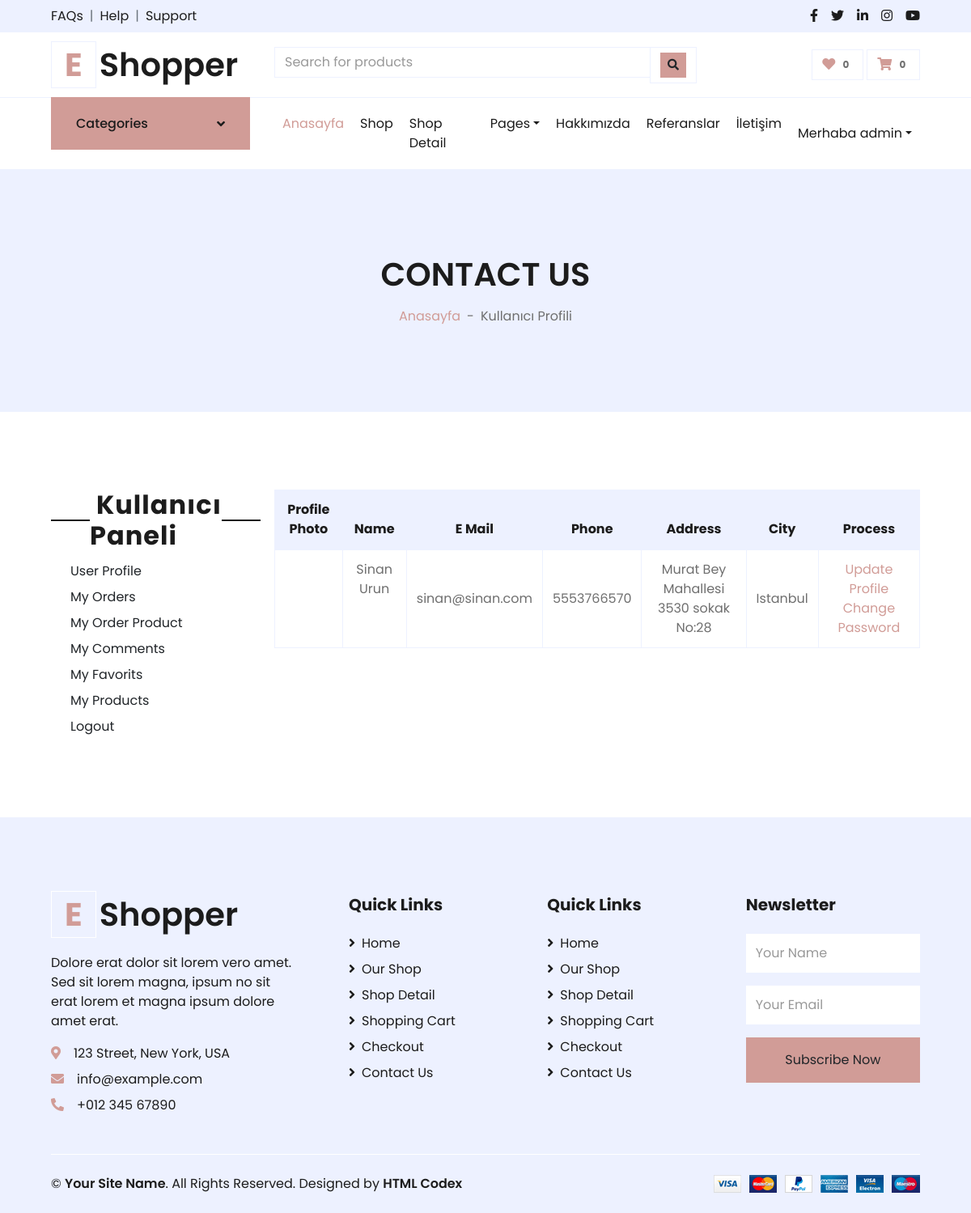
Screenshot of /user/ (signed in) with the database file from the repository.
### home/models.py (models this page shows, shortened)
class UserProfile(models.Model):
    user = models.OneToOneField(User, on_delete=models.CASCADE)
    phone = models.CharField(blank=True, max_length=20)
    address = models.CharField(blank=True, max_length=150)
    city = models.CharField(blank=True, max_length=20)
    country = models.CharField(blank=True, max_length=50)
    image = models.ImageField(blank=True, upload_to='images/users/')
    def __str__(self):
        return self.user.username
    def image_tag(self):
        return mark_safe('<img src="{}" height="50"/>'.format(self.image.url))
    image_tag.short_description = 'Image'

### user/views.py (the view)
# urls.py: path("", views.index, name="index"),
def index(request):
    category = Category.objects.all()
    setting = Setting.objects.get(pk=1)
    current_user = request.user
    print(current_user)
    profile = UserProfile.objects.get(user_id = current_user.pk)
    print(profile)
    context = {'setting': setting,
               'category': category,
               'profile': profile}
    return render(request, 'user_profile.html', context)

### user/templates/user_profile.html (shortened to what this page needs)
{% extends 'homebase.html' %}
{% block sidebar %} {% include 'sidebar.html' %}  {% endblock %}
{% block body %}
    <div class="container-fluid bg-secondary mb-5">
        <div class="d-flex flex-column align-items-center justify-content-center" style="min-height: 300px">
            <h1 class="font-weight-semi-bold text-uppercase mb-3">Contact Us</h1>
            <div class="d-inline-flex">
                <p class="m-0"><a href="/">Anasayfa</a></p>
                <p class="m-0 px-2">-</p>
                <p class="m-0">Kullanıcı Profili</p>
            </div>
        </div>
    </div>
    <div class="container-fluid pt-5">
        <div class="row px-xl-5">
            {% include 'user_panel.html' %}
                       <div class="col-lg-9 table-responsive mb-5">
                <table class="table table-bordered text-center mb-0">
                    <thead class="bg-secondary text-dark">
                        <tr>
                            <th>Profile Photo  </th>
                            <th>Name</th>
                            <th>E Mail</th>
                            <th>Phone</th>
                            <th>Address</th>
                              <th>City</th>
                              <th>Process</th>
                        </tr>
                    </thead>
                    <tbody class="align-middle">
                        <tr>
                            <td class="align-middle"><img src="{{  profile.image.url }}" alt="" style="width: 50px;"></td>
                            <td>    {{ profile.user.get_full_name }}</td>
                            <td class="align-middle">{{ profile.user.email}}</td>
                            <td class="align-middle">
                                {{ profile.phone}}
                            </td>
                            <td class="align-middle"> {{ profile.address}}</td>
                            <td class="align-middle"> {{ profile.city}}</td>
                            <td class="align-middle">
                                <a href="/user/update" class="primary-btn">Update Profile</a>
                                <a href="/user/password" class="primary-btn">Change Password</a>
                            </td>
                        </tr>
                    </tbody>
                </table>
            </div>
        </div>
    </div>
 {% endblock %}

### home/templates/sidebar.html (shortened to what this page needs)
{%  load static %}
{% if page == 'home' %}
    <div class="container-fluid mb-5">
{% else %}
  <div class="container-fluid">
      {% endif %}
        <div class="row border-top px-xl-5">
            <div class="col-lg-3 d-none d-lg-block">
                <a class="btn shadow-none d-flex align-items-center justify-content-between bg-primary text-white w-100" data-toggle="collapse" href="#navbar-vertical" style="height: 65px; margin-top: -1px; padding: 0 30px;">
                    <h6 class="m-0">Categories</h6>
                    <i class="fa fa-angle-down text-dark"></i>
                </a>
                        {% load mptt_tags %}
            </div>
            <div class="col-lg-9">
                <nav class="navbar navbar-expand-lg bg-light navbar-light py-3 py-lg-0 px-0">
                    <div class="collapse navbar-collapse justify-content-between" id="navbarCollapse">
                        <div class="navbar-nav mr-auto py-0">
                            <a href="/" class="nav-item nav-link active">Anasayfa</a>
                            <a href="shop.html" class="nav-item nav-link">Shop</a>
                            <a href="detail.html" class="nav-item nav-link">Shop Detail</a>
                            <div class="nav-item dropdown">
                                <a href="#" class="nav-link dropdown-toggle" data-toggle="dropdown">Pages</a>
                            </div>
                            <a href="/hakkimizda" class="nav-item nav-link">Hakkımızda</a>
                            <a href="/referanslar" class="nav-item nav-link">Referanslar</a>
                            <a href="/iletisim" class="nav-item nav-link">İletişim</a>
                        </div>
                        <div class="navbar-nav ml-auto py-0">
                            {%  if user.id is not None %}
                            <div class="nav-item dropdown">
                                <a href="#" class="nav-link dropdown-toggle" data-toggle="dropdown"> Merhaba {{ user.username }}</a>
                            </div>
                                {% else %}
                                  <a href="/login" class="nav-item nav-link">Login</a>
                            <a href="/signup" class="nav-item nav-link">Signup</a>
                            {% endif %}
                        </div>
                    </div>
                </nav>
            </div>
        </div>
    </div>

### rows the page displays
UserProfile: user.get_full_name "Sinan Urun", user.email "sinan@sinan.com", phone "5553766570", address "Murat Bey Mahallesi 3530 sokak No:28", city "Istanbul"

### other values shown
{{ user.username }} "admin"
